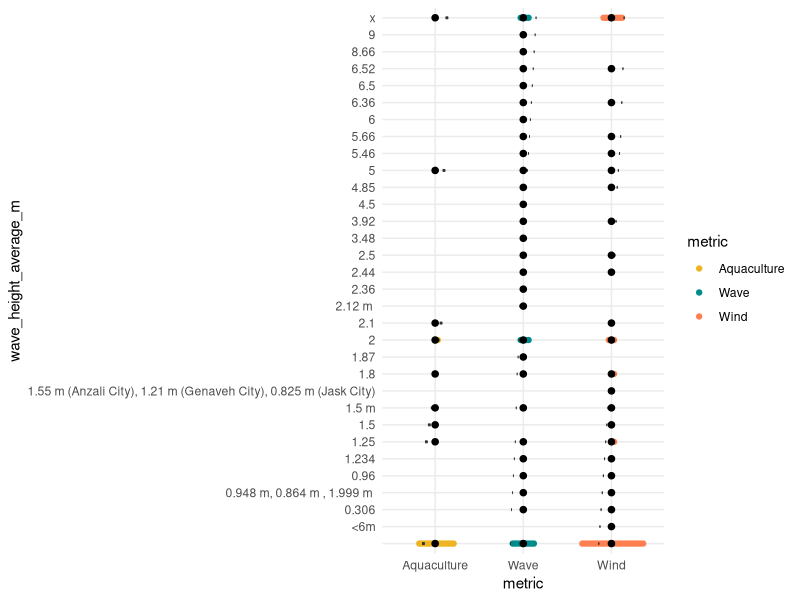
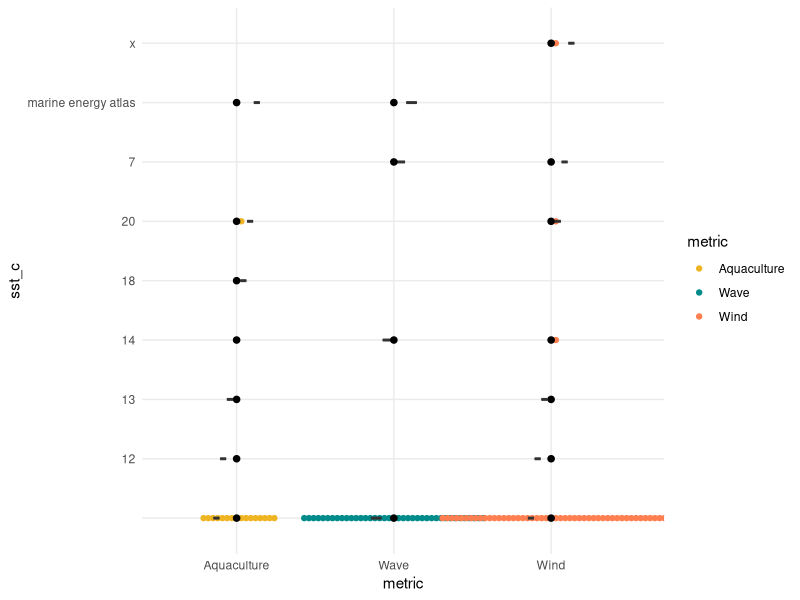
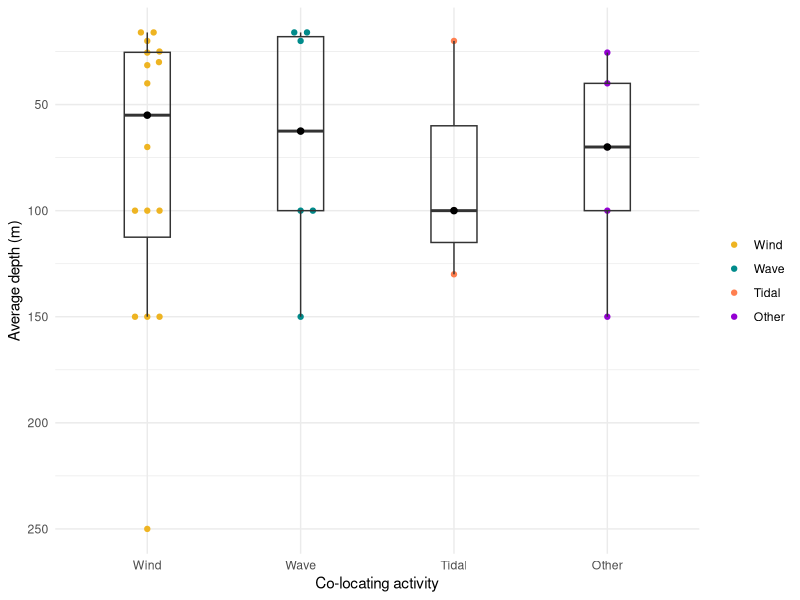
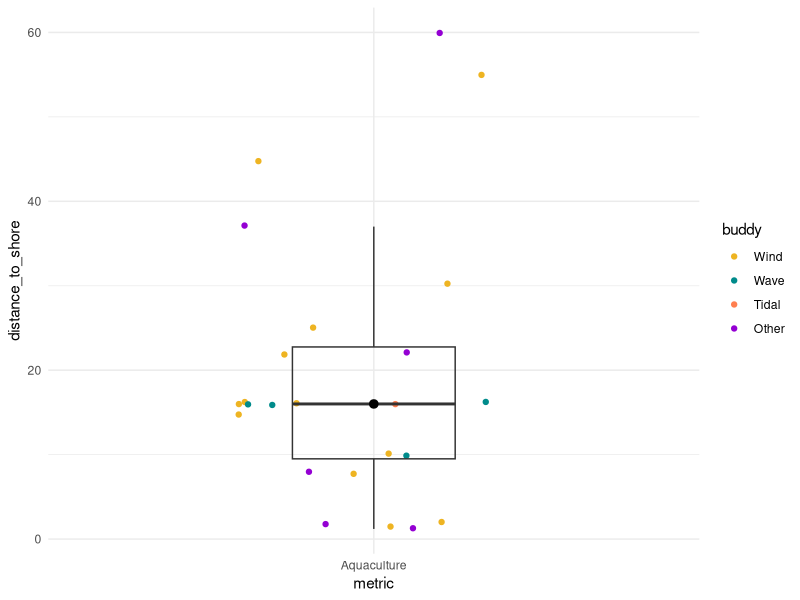
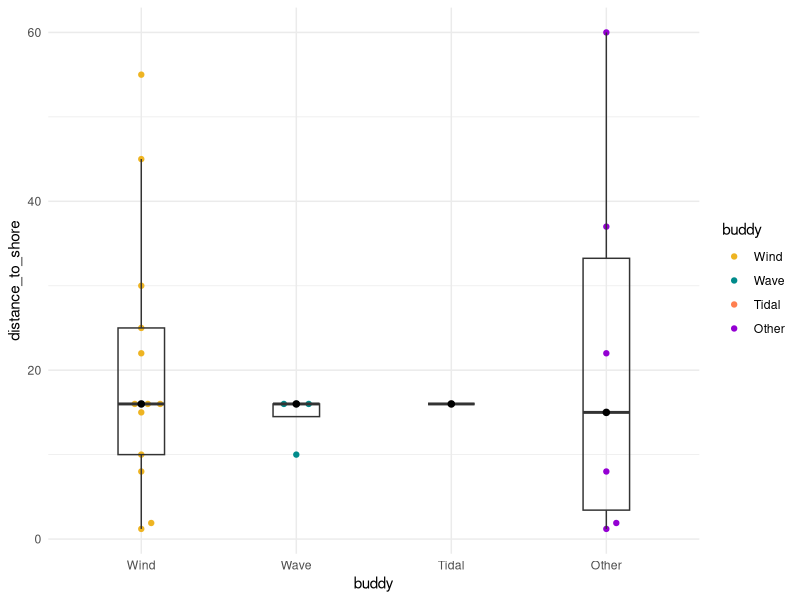
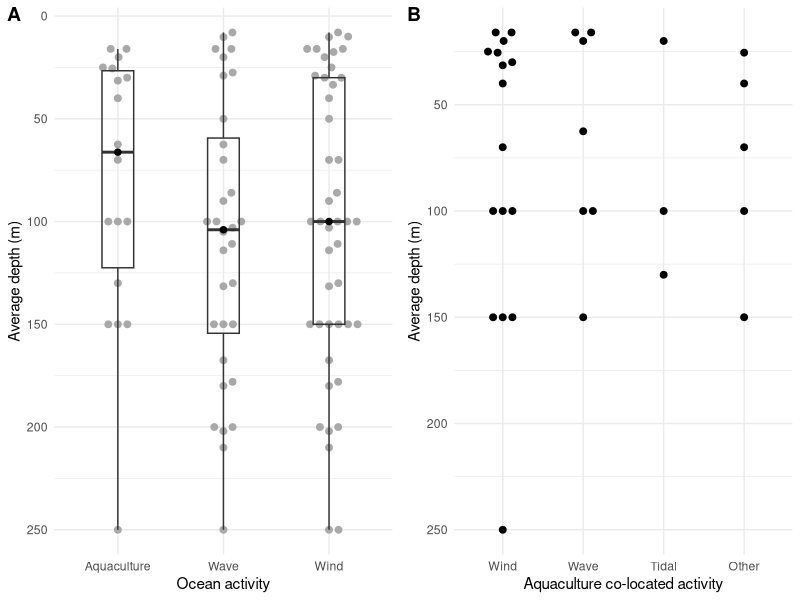
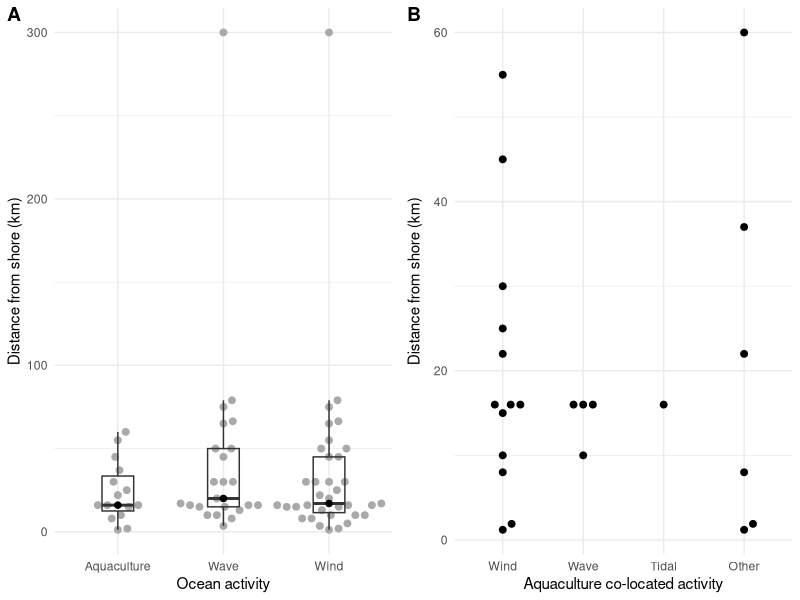

Recreate these plots in R, in order.
## ---- chunk 1
knitr::opts_chunk$set(
	echo = TRUE,
	message = FALSE,
	warning = FALSE
)
library(tidyverse)
library(tidyselect)
library(here)
library(ggbeeswarm)
library(dplyr)
library(cowplot)
library(broom)

## ---- chunk 2
aqdata <- read.csv(here("data", "Data_total_working_for_r_aq.csv"))
## ---- chunk 3
aqdata_sub <- aqdata %>% 
  filter(metric == "Aquaculture") %>% 
  select("metric", "id", "title", "distance_to_shore", "depth_min", "depth_max", "depth_ave", "wave_height_average_m", "sst_c", "chla") 
  
aqdata_sub_2 <- aqdata %>% 
  filter(metric == "Aquaculture") %>% 
  select("metric", "id", "title", "distance_to_shore", "depth_min", "depth_max", "depth_ave", "wave_height_average_m", "sst_c", "chla", "wind_present", "wave_present", "tidal_present", "other_present") 
  
  
  # summarize(dist_median = median(distance_to_shore, na.rm = TRUE),
  #           depth_max_median = median(depth_max, na.rm = TRUE),
  #           sigwave_median = median(wave_height_average_m, na.rm = TRUE),
  #           sst_median = median(sst_c, na.rm = TRUE),
  #           chla_median = median(chla, na.rm = TRUE))
## ---- chunk 4
winddata <- read.csv(here("data", "Data_total_working_for_r_wind.csv"))
## ---- chunk 5
winddata_sub <- winddata %>% 
  filter(metric == "Wind") %>% 
  select("metric", "id", "title", "distance_to_shore", "depth_min", "depth_max", "depth_ave", "wave_height_average_m", "sst_c", "chla") 


  # group_by(metric) %>% 
  # summarize(dist_median = median(distance_to_shore, na.rm = TRUE),
  #           depth_max_median = median(depth_max, na.rm = TRUE),
  #           sigwave_median = median(wave_height_average_m, na.rm = TRUE),
  #           sst_median = median(sst_c, na.rm = TRUE),
  #           chla_median = median(chla, na.rm = TRUE))
## ---- chunk 6
wavedata <- read.csv(here("data", "Data_total_working_for_r_wave.csv"))
## ---- chunk 7
wavedata_sub <- wavedata %>% 
  filter(metric == "Wave") %>% 
  select("metric", "id", "title", "distance_to_shore", "depth_min", "depth_max", "depth_ave", "wave_height_average_m", "sst_c", "chla")
## ---- chunk 8
datadata <- rbind(aqdata_sub, winddata_sub, wavedata_sub)
## ---- chunk 9
fig4a <- ggplot(data = datadata, aes(x = metric, y = depth_ave)) +
  geom_beeswarm(size = 2, cex = 3, color = "darkgray") +
  #scale_color_manual(values = c("goldenrod2","cyan4","coral")) +
  geom_boxplot(fill = NA, width = 0.3, outlier.color = NA) +
  stat_summary(fun=median, 
               geom="point", 
               shape=20, 
               size=3, 
               color="black", 
               fill="black") +
    labs(x = "Ocean activity",
         y = "Average depth (m)") +
  theme_minimal() +
  theme(legend.title = element_blank()) +
  scale_y_reverse()

## ---- chunk 10
fig5a <- ggplot(data = datadata, aes(x = metric, y = distance_to_shore)) +
  geom_beeswarm(color = "darkgray", size = 2, cex = 3) +
  geom_boxplot(fill = NA, width = 0.3, outlier.color = NA) +
  stat_summary(fun=median, 
               geom="point", 
               shape=20, 
               size=3, 
               color="black", 
               fill="black") +
  labs(x = "Ocean activity",
       y = "Distance from shore (km)") +
  theme_minimal() +
  theme(legend.title = element_blank(), legend.position = "none")

## ---- chunk 11
ggplot(data = datadata, aes(x = metric, y = wave_height_average_m)) +
  geom_beeswarm(aes(color = metric)) +
  scale_color_manual(values = c("goldenrod2","cyan4","coral")) +
  geom_boxplot(fill = NA, width = 0.3, outlier.color = NA) +
  stat_summary(fun=median, 
               geom="point", 
               shape=20, 
               size=3, 
               color="black", 
               fill="black") +
  theme_minimal()
## ---- chunk 12
ggplot(data = datadata, aes(x = metric, y = sst_c)) +
  geom_beeswarm(aes(color = metric)) +
  scale_color_manual(values = c("goldenrod2","cyan4","coral")) +
  geom_boxplot(fill = NA, width = 0.3, outlier.color = NA) +
  stat_summary(fun=median, 
               geom="point", 
               shape=20, 
               size=3, 
               color="black", 
               fill="black") +
  theme_minimal()
## ---- chunk 13
aqua_wind <- aqdata_sub_2 %>% 
  filter(wind_present == "1") %>% 
  mutate(buddy = rep("Wind", 19))
## ---- chunk 14
aqua_wave <- aqdata_sub_2 %>% 
  filter(wave_present == "1") %>% 
  mutate(buddy = rep("Wave", 8))

## ---- chunk 15
aqua_tidal <- aqdata_sub_2 %>% 
  filter(tidal_present == "1") %>% 
  mutate(buddy = rep("Tidal", 3))


## ---- chunk 16
aqua_other <- aqdata_sub_2 %>% 
  filter(other_present == "1") %>% 
  mutate(buddy = rep("Other", 8))


## ---- chunk 17
alltogether <- as_tibble(rbind(aqua_wind, aqua_wave, aqua_tidal, aqua_other))

alltogether$buddy <- factor(alltogether$buddy,
                            levels = c("Wind", 
                                       "Wave", 
                                       "Tidal", 
                                       "Other"))
## ---- chunk 18

# original code with color coding. Potential code for shape coding in next code chunk

ggplot(data = alltogether, aes(x = buddy, y = depth_ave)) +
  geom_beeswarm(aes(color = buddy), cex = 2) +
  scale_color_manual(values = c("goldenrod2","cyan4","coral", "darkviolet")) +
  geom_boxplot(fill = NA, width = 0.3, outlier.color = NA) +
  stat_summary(fun=median,
               geom="point",
               shape=20,
               size=3,
               color="black",
               fill="black") +
  labs(x = "Co-locating activity",
       y = "Average depth (m)") +
  theme_minimal() +
  theme(legend.title = element_blank()) +
  scale_y_reverse()

## ---- chunk 19
ggplot(data = alltogether, aes(x = metric, y = distance_to_shore)) +
  geom_jitter(aes(color = buddy), width = 0.25) +
  scale_color_manual(values = c("goldenrod2","cyan4","coral", "darkviolet")) +
  geom_boxplot(fill = NA, width = 0.3, outlier.color = NA) +
  stat_summary(fun=median, 
               geom="point", 
               shape=20, 
               size=4, 
               color="black", 
               fill="black") +
  theme_minimal()
## ---- chunk 20
ggplot(data = alltogether, aes(x = buddy, y = distance_to_shore)) +
  geom_beeswarm(aes(color = buddy), cex = 2) +
  scale_color_manual(values = c("goldenrod2","cyan4","coral", "darkviolet")) +
  geom_boxplot(fill = NA, width = 0.3, outlier.color = NA) +
  stat_summary(fun=median, 
               geom="point", 
               shape=20, 
               size=3, 
               color="black", 
               fill="black") +
  theme_minimal()
## ---- chunk 21

fig4b <- ggplot(data = alltogether, aes(x = buddy, y = depth_ave)) +
  geom_beeswarm(cex = 3, size = 2) +
 # scale_color_manual(values = c("goldenrod2","cyan4","coral", "darkviolet")) +
  # geom_boxplot(
  #   #data = aqdata_sub_2, 
  #   fill = NA, width = 0.3, outlier.color = NA) +
  # stat_summary(fun=median,
  #              geom="point",
  #              shape=20,
  #              size=3,
  #              color="black",
  #              fill="black") +
  labs(x = "Aquaculture co-located activity",
       y = "Average depth (m)") +
  theme_minimal() +
  theme(
    #axis.text.x = element_text(angle=60), 
        legend.title = element_blank()) +
  scale_y_reverse()

## ---- chunk 22

fig5b <- ggplot(data = alltogether, aes(x = buddy, y = distance_to_shore)) +
  geom_beeswarm(cex = 3, size = 2) +
  scale_color_manual(values = c("goldenrod2","cyan4","coral", "darkviolet")) +
  labs(x = "Aquaculture co-located activity",
       y = "Distance from shore (km)") +
  theme_minimal() +
  theme(legend.title = element_blank())

## ---- chunk 23
#legend <- get_legend(fig4a)

plot_grid(
  fig4a + theme(legend.position = "none"), 
  fig4b + theme(legend.position = "none"), 
  align = "vh", 
  labels = c("A", "B"))

## ---- chunk 24
#legend <- get_legend(fig4a)

plot_grid(
  fig5a + theme(legend.position = "none"), 
  fig5b + theme(legend.position = "none"), 
  align = "vh", 
  labels = c("A", "B"))

## ---- chunk 25
datadata_anova <- aov(depth_ave ~ metric, data = datadata)

summary(datadata_anova)

# depth_ave: p-value = 0.551
# distance to shore: p-value = 0.394

## ---- chunk 26
datadata_kruswall <- kruskal.test(depth_ave ~ metric, data = datadata)

datadata_kruswall

# depth_ave: p-value = p-value = 0.387
# distance to shore: p-value = 0.5923
## ---- chunk 27
alltogether_kruswall_depth <- kruskal.test(depth_ave ~ buddy, data = alltogether)

alltogether_kruswall_depth
# Kruskal-Wallis chi-squared = 0.70418, df = 3, p-value = 0.8722

alltogether_kruswall_dist <- kruskal.test(distance_to_shore ~ buddy, data = alltogether)

alltogether_kruswall_dist
# Kruskal-Wallis chi-squared = 0.12126, df = 3, p-value = 0.9892

## ---- chunk 28
summary_datadata <- datadata %>% 
  group_by(metric) %>% 
  summarize(median_depth = median(depth_ave, na.rm = TRUE),
            median_dist = median(distance_to_shore, na.rm = TRUE))


nvals_datadata_depth <- datadata %>% 
  filter(depth_ave != "NA") %>% 
  group_by(metric) %>% 
  summarize(n_depth = n())

nvals_datadata_dist <- datadata %>% 
  filter(distance_to_shore != "NA") %>% 
  group_by(metric) %>% 
  summarize(n_dist = n()) %>% 
  rename(metric_dist = metric) #renaming because r was getting confused by 2 columns with same name in cbind()

nvals_datadata <- as_tibble(cbind(nvals_datadata_depth, nvals_datadata_dist)) %>% 
  select("metric", "n_depth", "n_dist")
              
## ---- chunk 29
summary_alltogether <- alltogether %>% 
  group_by(buddy) %>% 
  summarize(median_depth = median(depth_ave, na.rm = TRUE),
            median_dist = median(distance_to_shore, na.rm = TRUE),
            max_depth = max(depth_max, na.rm = TRUE),
            min_depth = min(depth_min, na.rm = TRUE),
            max_dist = max(distance_to_shore, na.rm = TRUE),
            min_dist = min(distance_to_shore, na.rm = TRUE))
